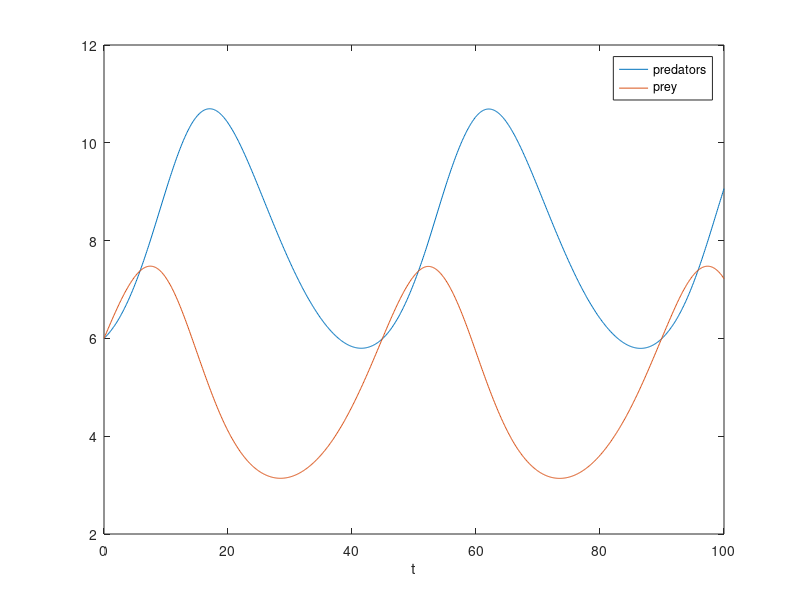

Reproduce this figure in MATLAB.
% LOTKAVOLTERRA  Solve a predator-prey model from Exercise 11
% in Section 3.3.

T = 100;  % adjust final time to make figure or check crossing
f = @(t,z) [-0.1*z(1) + 0.02*z(1)*z(2);    % dx/dt = -ax + bxy
            0.2*z(2) - 0.025*z(1)*z(2)];   % dy/dt = cy - dxy
z0 = [6; 6];                               % x(0)=6, y(0)=6

[tt,zz] = ode45(f,0:0.1:T,z0);
plot(tt,zz),  xlabel t
legend('predators','prey')
